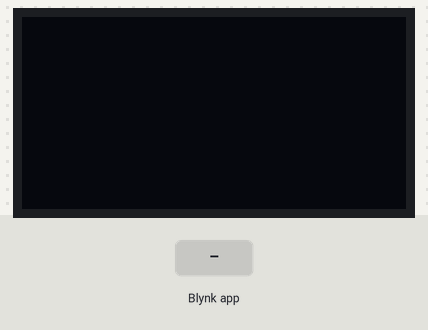
Bench run of a sketch on a simulated Arduino Uno, built with avr-gcc and run on an emulated ATmega328P. On the bench: 128×64 one-colour display. Inputs (shaded band) come from the test bench. WiFi joins after 1.5 s; servers stay silent unless stated.

Above: at 3.0 s.
3.1 s: Blynk app writes 1 to V0
At 3.6 s:
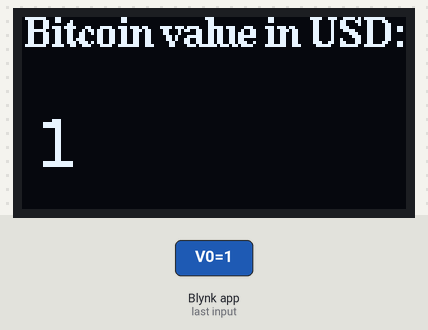
4.8 s: Blynk app writes 0 to V0
At 6.2 s:
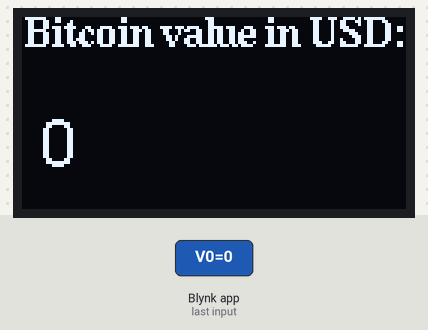
6.5 s: Blynk app writes 200 to V0
At 7.7 s:
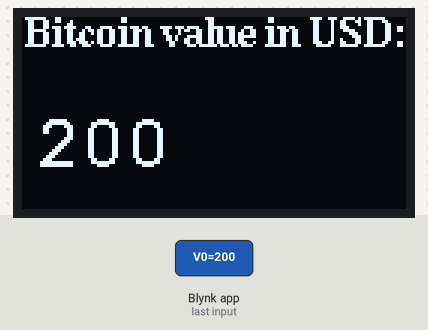
Timing chart, 0 to 9.5 s (numbered marks = the images above; inputs shaded):
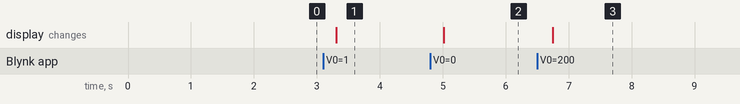

Measured:
- after the input at 3.1 s, the display: changes after 0.21 s (image 1)
- after the input at 4.8 s, the display: changes after 0.21 s (image 2)
- after the input at 6.5 s, the display: changes after 0.25 s (image 3)

The sketch:

BitcoinProgramWithBlynk.ino
```cpp
// (licence header left out)
/* Comment this out to disable prints and save space */
#define BLYNK_PRINT Serial    // Comment this out to disable prints and save space
#include <ESP8266_Lib.h>
#include <BlynkSimpleShieldEsp8266.h>

#include "U8glib.h"
U8GLIB_SSD1306_128X64 u8g(U8G_I2C_OPT_NONE|U8G_I2C_OPT_DEV_0);

// You should get Auth Token in the Blynk App.
// Go to the Project Settings (nut icon).
char auth[] = "80a9953b71584ee4854e0fbf71823901";

// Your WiFi credentials.
// Set password to "" for open networks.
char ssid[] = "The Promised LAN";
char pass[] = "imagineyourquestion";
// Hardware Serial on Mega, Leonardo, Micro...
#define EspSerial Serial

// or Software Serial on Uno, Nano...
#include <SoftwareSerial.h>
SoftwareSerial debugSerial(10, 9); // RX, TX

// Your ESP8266 baud rate:
#define ESP8266_BAUD 115200

ESP8266 wifi(&EspSerial);

BlynkTimer timer;

BLYNK_WRITE(V0)
{

  u8g.firstPage();
  do { u8g.setFont(u8g_font_timB10);
      u8g.drawStr(1,10,"Bitcoin value in USD:");
      u8g.setFont(u8g_font_courB18);
      u8g.setPrintPos(5, 50);
      u8g.print(param.asStr());
     } while( u8g.nextPage() );

      Blynk.virtualWrite(V2,param.asStr());
}

void getBitcoinValue()
{
  // You can perform HTTPS requests even if your hardware alone can't handle SSL
  // Blynk  can also fetch much bigger messages,
  // if hardware has enough RAM (set BLYNK_MAX_READBYTES to 4096)
  //Blynk.virtualWrite(V0, "https://api.sunrise-sunset.org/json?lat=50.4495484&lng=30.5253873&date=2016-10-01");

   Blynk.virtualWrite(V0, "https://api.thingspeak.com/apps/thinghttp/send_request?api_key=558W30NPHWSXVP3J");

}
void setup()
{
  // Debug console
  Serial.begin(115200);
  u8g.setColorIndex(1);
  // Set console baud rate
  debugSerial.begin(115200);
  delay(10);
  // Set ESP8266 baud rate
  EspSerial.begin(ESP8266_BAUD);
  delay(10);

  Blynk.begin(auth, wifi, ssid, pass);
  timer.setInterval(16000L, getBitcoinValue);

  }

void loop()
{
  Blynk.run();
  timer.run();
}
```
